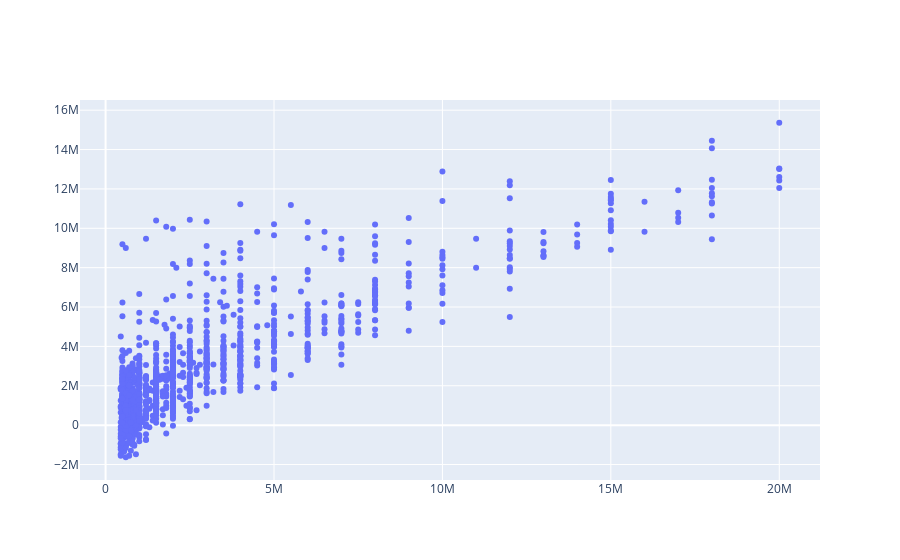

Source (notebook cell):
### Code cell
fig = go.Figure(data=go.Scatter(
    x=Real_Values,
    y=predictions,
    mode='markers'
))

fig.show()

### Figure 1 — Plotly figure (JSON) as saved in the notebook; plotly's stock layout.template omitted (floating-point values rounded to 4 significant figures; data arrays with more than 128 entries replaced by an {"elided": "..."} marker saying what was removed)
{"data": [{"mode": "markers", "type": "scatter", "x": {"elided": "1219 int values"}, "y": {"elided": "1219 float values"}}], "layout": {}}
